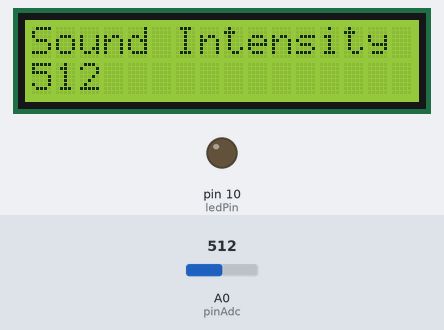
This sketch was run on a simulated Arduino Uno, built with avr-gcc and run on an emulated ATmega328P. Shown: 16×2 character LCD, output pins drawn as LEDs (lit = HIGH). The test bench sets the inputs (shaded band); at power-on: A0 (pinAdc) = 512. Storage starts empty; what the sketch prints to the serial monitor is not drawn.

Above: at 1.2 s.
1.3 s: A0 (pinAdc) set to 716
At 2.3 s:
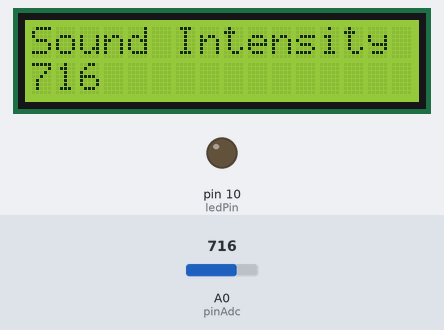
2.9 s: A0 (pinAdc) set to 900
At 3.4 s:
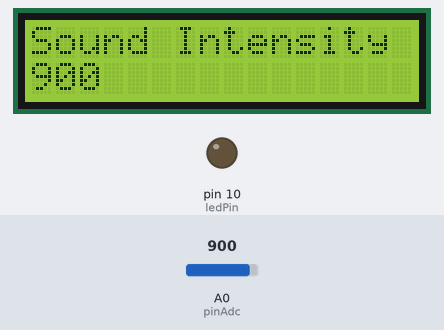
4.5 s: A0 (pinAdc) set to 1023
At 6.0 s:
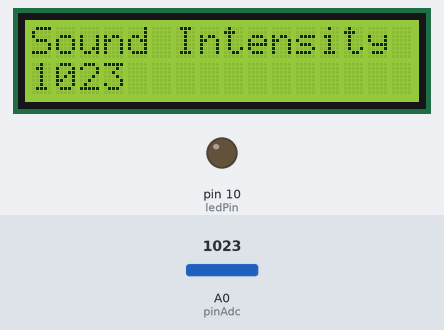
Timing chart, 0 to 7.5 s (numbered marks = the images above; inputs shaded):
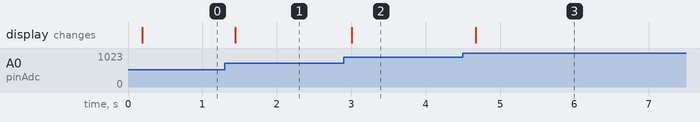

The sketch:

Data_prototype_code.ino
```cpp
/*
    What is This?

    What Does it do?

    Pins?

    Who made it?

    when it was made?
*/
//--------------------------------------------------------------------------------
#include <LiquidCrystal.h>
#include <SPI.h>
#include <SD.h>
//--------------------------------------------------------------------------------
const int rs = 9, en = 8, d4 = 3, d5 = 5, d6 = 6, d7 = 7;
LiquidCrystal lcd(rs, en, d4, d5, d6, d7);
//--------------------------------------------------------------------------------
const int pinAdc = A0; //sound sensor
//--------------------------------------------------------------------------------
const int buttonPin = 2;     // the number of the pushbutton pin
const int ledPin =  10;      // the number of the LED pin
int buttonState = 0;         // variable for reading the pushbutton status
bool record = false;
//--------------------------------------------------------------------------------
void toggleRecord()
{
  record = !record;
}
//--------------------------------------------------------------------------------
void setup()
{
  //--------------------------------------------------------------------------------
  Serial.begin(9600);
  pinMode(ledPin, OUTPUT);
  pinMode(buttonPin, INPUT);
  setupSD();
  //--------------------------------------------------------------------------------
  lcd.begin(16, 2); // set up the LCD's number of columns and rows:
  lcd.print("Sound Intensity");
  //--------------------------------------------------------------------------------
}
//--------------------------------------------------------------------------------
void loop()
{
  //--------------------------------------------------------------------------------
  long sound = 0;
  for (int i = 0; i < 32; i++)
  {
    sound += analogRead(pinAdc);
  }

  sound >>= 5;
  //--------------------------------------------------------------------------------
  Serial.println(sound);
  delay(100);
  //--------------------------------------------------------------------------------
  if (record)
  {
    digitalWrite(ledPin, HIGH);
    File myFile = SD.open("data.txt", FILE_WRITE); //8 characters max
    if (myFile)
    {
      myFile.println(sound); // Write the time to .txt file
      myFile.close();        // close the file
    }
    else
    {
      Serial.println("error opening data.txt");
    }
  }
  else
  {
    digitalWrite(ledPin, LOW);
  }
  //--------------------------------------------------------------------------------
  lcd.setCursor(0, 1);
  lcd.print(sound); //prints value of the sound sensor
}
```

sdfuncs.ino
```cpp
void setupSD()
{
  if (!SD.begin(4))
  {
    Serial.println("initialization failed!");
    while (1) {};
  }
  Serial.println("initialization done.");
}
```

Measured:
- after the input at 1.3 s, the display: changes after 0.14 s (image 1)
- after the input at 2.9 s, the display: changes after 0.10 s (image 2)
- after the input at 4.5 s, the display: changes after 0.17 s (image 3)
